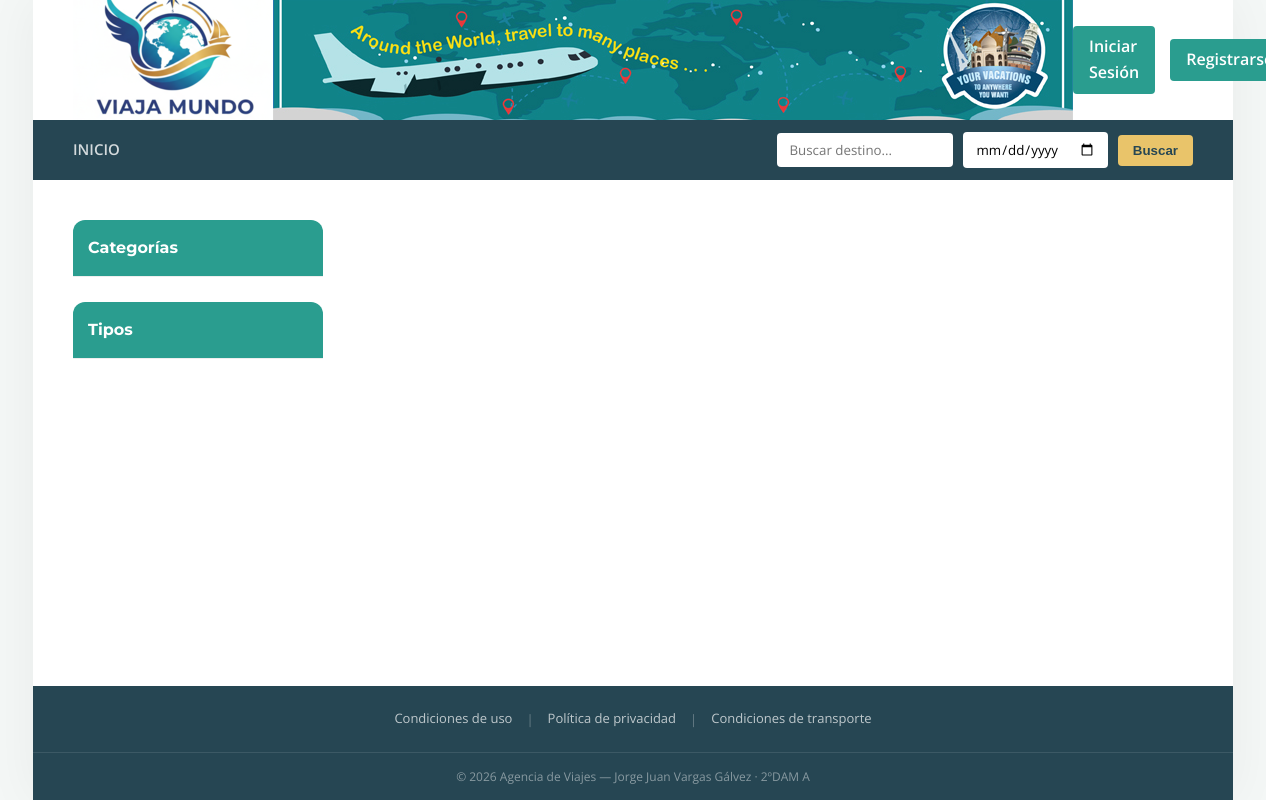
Before: / with the older database file.
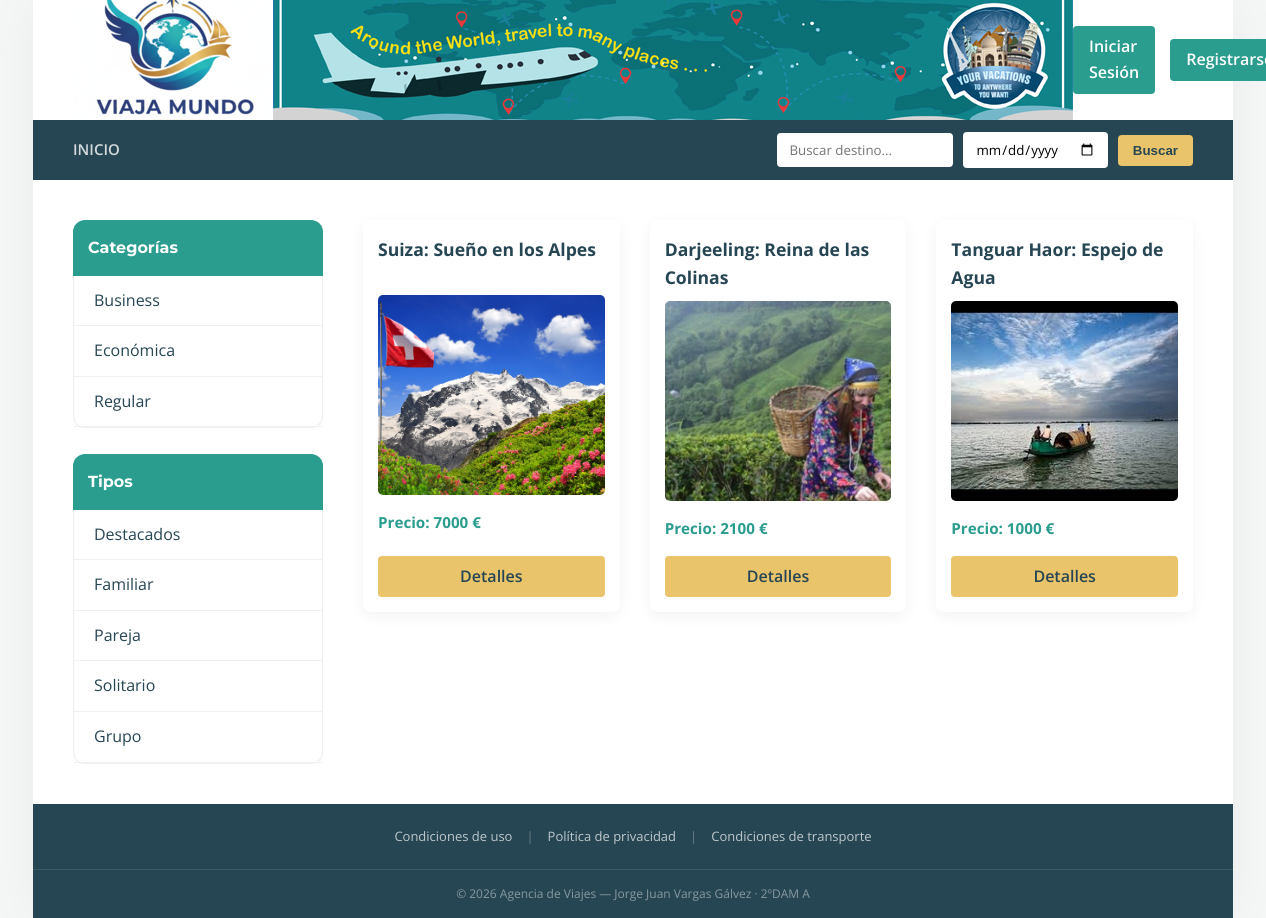
After: the same page with the newer database file.
### tables this page shows
CREATE TABLE IF NOT EXISTS `categories` (
  `cat_id` int(100) NOT NULL AUTO_INCREMENT,
  `cat_title` text NOT NULL,
  PRIMARY KEY (`cat_id`)
);

CREATE TABLE IF NOT EXISTS `types` (
  `type_id` int(100) NOT NULL AUTO_INCREMENT,
  `type_title` text NOT NULL,
  PRIMARY KEY (`type_id`)
);

CREATE TABLE IF NOT EXISTS `packages` (
  `package_id` int(100) NOT NULL AUTO_INCREMENT,
  `package_cat` int(100) NOT NULL,
  `package_type` int(100) NOT NULL,
  `package_title` varchar(255) NOT NULL,
  `package_price` int(100) NOT NULL,
  `package_desc` longtext NOT NULL,
  `package_image` text NOT NULL,
  `package_keywords` varchar(255) NOT NULL,
  `start_date` date DEFAULT NULL,
  `end_date` date DEFAULT NULL,
  PRIMARY KEY (`package_id`)
);

### functions/functions.php (the view, shortened to what this page needs)
<?php
require_once "vistas/db.php";
function getCategorias(): void {
    global $conexion;
    $stmt = $conexion->prepare("SELECT cat_id, cat_title FROM categories");
    $stmt->execute();
    while ($fila = $stmt->fetch()) {
        echo "<li><a href='index.php?cat={$fila['cat_id']}'>{$fila['cat_title']}</a></li>";
    }
}
function getTipos(): void {
    global $conexion;
    $stmt = $conexion->prepare("SELECT type_id, type_title FROM types");
    $stmt->execute();
    while ($fila = $stmt->fetch()) {
        echo "<li><a href='index.php?type={$fila['type_id']}'>{$fila['type_title']}</a></li>";
    }
}
function renderPackage(array $paquetes): void {
    echo "
    <div class='single_package'>
        <h3>{$paquetes['package_title']}</h3>
        <img src='assets/imagenes/packages/{$paquetes['package_image']}' alt='{$paquetes['package_title']}'>
        <p><strong>Precio: {$paquetes['package_price']} €</strong></p>
        <div class='package_actions'>
            <a href='details.php?pack_id={$paquetes['package_id']}'>Detalles</a>";
    echo "
        </div>
    </div>
    ";
}
function getPaquetes(): void {
    global $conexion;
    $stmt = $conexion->prepare("SELECT * FROM packages WHERE package_type = 1 LIMIT 6");
    $stmt->execute();
    if ($stmt->rowCount() == 0) {
        $stmt = $conexion->prepare("SELECT * FROM packages ORDER BY RAND() LIMIT 6");
        $stmt->execute();
    }
    while ($fila = $stmt->fetch()) {
        renderPackage($fila);
    }
}
?>

### index.php (shortened to what this page needs)
<?php
include("functions/functions.php");
?>
<!DOCTYPE html>
<html lang="es">
    <head>
        <link rel="stylesheet" href="assets/styles/style.css?v=<?php echo time(); ?>" media="all">
    </head>
    <body>
        <div class="main_wrapper">
            <?php include 'vistas/header.php'; ?>
            <?php include 'vistas/navbar.php'; ?>
            <div class="content_wrapper">
                <?php include "vistas/left-sidebar.php"; ?>
                <div id="content_area">
                    <div id="packages_box">
                        <?php getPaquetes(); ?>
                    </div>
                </div>
            </div>
            <?php include "vistas/footer.php"; ?>
        </div>
    </body>
</html>

### vistas/header.php (shortened to what this page needs)
<div class="header_wrapper">
    <a href="index.php"><img id="logo" src="assets/imagenes/logo.png" alt="Logo"></a>
    <img id="banner" src="assets/imagenes/banner.jpg" alt="Banner">
    <div class="auth-section">
        <?php if (isset($_SESSION['user_id'])): ?>
            <span class="welcome-msg">Hola, <?php echo htmlspecialchars($_SESSION['username']); ?></span>
            <a href="logout.php" class="btn-auth-header">Cerrar Sesión</a>
        <?php else: ?>
            <a href="login.php" class="btn-auth-header">Iniciar Sesión</a>
            <a href="register.php" class="btn-auth-header">Registrarse</a>
        <?php endif; ?>
    </div>
</div>

### vistas/navbar.php (shortened to what this page needs)
<div class="menubar">
    <ul id="menu">
        <li><a href="index.php">Inicio</a></li>
    </ul>
    <form method="get" action="index.php" id="search_form">
        <input type="text" name="user_query" placeholder="Buscar destino..." />
        <input type="date" name="date_query" />
        <button type="submit" name="search" value="true">Buscar</button>
    </form>
</div>

### vistas/left-sidebar.php
<div class="sidebar">
    <div id="sidebar_title"><b>Categorías</b></div>
    <ul id="cats">
        <?php getCategorias(); ?>
    </ul>
    <br>
    <div id="sidebar_title"><b>Tipos</b></div>
    <ul id="cats">
        <?php getTipos(); ?>
    </ul>
</div>

### vistas/footer.php
<footer id="footer">
    <div class="footer-legal-bar">
        <nav class="footer-legal-links" aria-label="Navegación legal">
            <a href="condiciones_uso.php" id="link-condiciones-uso">Condiciones de uso</a>
            <span class="footer-legal-sep" aria-hidden="true">|</span>
            <a href="politica_privacidad.php" id="link-politica-privacidad">Política de privacidad</a>
            <span class="footer-legal-sep" aria-hidden="true">|</span>
            <a href="condiciones_transporte.php" id="link-condiciones-transporte">Condiciones de transporte</a>
        </nav>
    </div>
    <div class="footer-credits">
        <p>© <?php echo date('Y'); ?> Agencia de Viajes &mdash; Jorge Juan Vargas Gálvez · 2ºDAM A</p>
    </div>
</footer>

### assets/styles/style.css (style rules this page uses)
* { margin: 0; padding: 0; box-sizing: border-box; }
body { background: #F4F7F6; font-family: 'Open Sans', sans-serif; color: #264653; line-height: 1.6; }
a { text-decoration: none; transition: all 0.3s ease; }
.main_wrapper { max-width: 1200px; margin: 0 auto; background: #ffffff; box-shadow: 0 0 50px rgba(0,0,0,0.05); min-height: 100vh; display: flex; flex-direction: column; }
.header_wrapper { height: 120px; padding: 0 40px; display: flex; justify-content: space-between; align-items: center; background: #ffffff; }
.menubar { background: #264653; padding: 0 40px; height: 60px; display: flex; align-items: center; justify-content: space-between; position: sticky; top: 0; z-index: 100; }
#menu { display: flex; list-style: none; gap: 20px; }
#menu a { color: rgba(255,255,255,0.8); font-weight: 600; font-size: 15px; text-transform: uppercase; padding: 18px 0; border-bottom: 3px solid transparent; }
.content_wrapper { display: flex; flex: 1; padding: 40px; gap: 40px; }
.sidebar { width: 250px; flex-shrink: 0; }
#sidebar_title { background: #2A9D8F; color: #ffffff; padding: 15px; font-family: 'Montserrat', sans-serif; font-weight: 700; border-radius: 12px 12px 0 0; }
#cats { list-style: none; background: #fff; border: 1px solid #eee; border-top: none; border-radius: 0 0 12px 12px; }
#cats a { display: block; padding: 12px 20px; color: #264653; border-bottom: 1px solid #f0f0f0; }
#content_area { flex-grow: 1; }
#packages_box { display: grid; grid-template-columns: repeat(auto-fill, minmax(250px, 1fr)); gap: 30px; }
.single_package { background: #ffffff; border-radius: 8px; box-shadow: 0 4px 15px rgba(0,0,0,0.05); padding: 15px; transition: transform 0.3s ease, box-shadow 0.3s ease; display: flex; flex-direction: column; height: 100%; }
.single_package h3 { font-size: 1.1rem; margin-bottom: 10px; color: #264653; min-height: 50px; }
.single_package img { width: 100%; height: 200px; object-fit: cover; border-radius: 5px; margin-bottom: 15px; }
.single_package p { font-size: 0.95rem; color: #2A9D8F; margin-bottom: 15px; flex-grow: 1; }
.single_package a { display: inline-block; background: #E9C46A; color: #264653; padding: 8px 15px; border-radius: 4px; text-align: center; font-weight: 600; }
#search_form { display: flex; align-items: center; gap: 10px; }
#search_form input[type="text"], #search_form input[type="date"] { padding: 8px 12px; border-radius: 4px; border: none; font-family: 'Open Sans', sans-serif; outline: none; }
#search_form button { background: #E9C46A; color: #264653; border: none; padding: 8px 15px; border-radius: 4px; cursor: pointer; font-weight: 700; transition: background 0.3s ease; }
.auth-section { display: flex; align-items: center; gap: 15px; }
.btn-auth-header { background: #2A9D8F; color: #fff; padding: 8px 16px; border-radius: 4px; font-weight: 600; transition: background 0.3s ease; }
.package_actions { display: flex; gap: 10px; justify-content: center; flex-wrap: wrap; }
.single_package .package_actions a { flex: 1; min-width: 80px; padding: 8px 10px; }
#footer { background: #264653; margin-top: auto; }
.footer-legal-bar { border-bottom: 1px solid rgba(255, 255, 255, 0.1); padding: 18px 40px; }
.footer-legal-links { display: flex; align-items: center; justify-content: center; gap: 12px; flex-wrap: wrap; }
.footer-legal-links a { color: rgba(255, 255, 255, 0.7); font-size: 13px; font-family: 'Open Sans', sans-serif; padding: 4px 2px; border-bottom: 1px solid transparent; transition: color 0.2s ease, border-color 0.2s ease; }
.footer-legal-sep { color: rgba(255, 255, 255, 0.3); font-size: 13px; }
.footer-credits { padding: 14px 40px; text-align: center; }
.footer-credits p { color: rgba(255, 255, 255, 0.45); font-size: 12px; font-family: 'Open Sans', sans-serif; }

Changed rows visible on the page:
added categories: cat_title "Business"
added categories: cat_title "Económica"
added categories: cat_title "Regular"
added types: type_title "Destacados"
added types: type_title "Familiar"
added types: type_title "Pareja"
added types: type_title "Solitario"
added types: type_title "Grupo"
added packages: package_title "Suiza: Sueño en los Alpes", package_image (picture), package_price "7000"
added packages: package_title "Darjeeling: Reina de las Colinas", package_image (picture), package_price "2100"
added packages: package_title "Tanguar Haor: Espejo de Agua", package_image (picture), package_price "1000"
